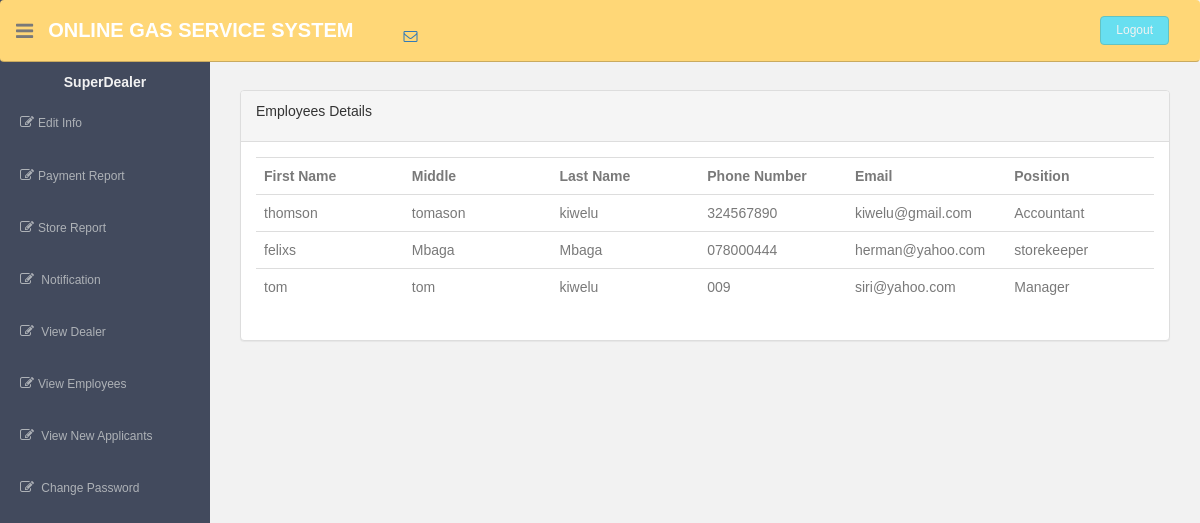
Page /index.php?p=view_employees (signed in) on the committed database.
### tables this page shows
CREATE TABLE IF NOT EXISTS `employees_tbl` (
  `ID_employee` int(11) NOT NULL AUTO_INCREMENT,
  `first_name` varchar(255) NOT NULL,
  `middle_name` varchar(255) NOT NULL,
  `last_name` varchar(255) NOT NULL,
  `gender` varchar(255) NOT NULL,
  `age` int(11) NOT NULL,
  `nationality` varchar(255) NOT NULL,
  `p_number` varchar(20) NOT NULL,
  `email` varchar(255) NOT NULL,
  `position` varchar(255) NOT NULL,
  `create_time` timestamp NOT NULL DEFAULT CURRENT_TIMESTAMP,
  PRIMARY KEY (`ID_employee`)
);

### index.php (called while the page is built, shortened)
<?php
require ("includes/template.php");
?>

### pages/view_employees_spd.php (the view, shortened to what this page needs)
<?php
require ("database/connection.php");
	$sql = " SELECT * FROM employees_tbl";
	echo "
	<div class='col-md-12'>
		<div class='panel panel-default'>
			<div class='panel-heading'>
				<p>Employees Details</p>
			</div>
			<div class='panel-body'>
				<div class='table-responsive'>
					<table class='table table-hover'>
						<tr>
							<th width='15%'>First Name</th>
							<th width='15%'>Middle</th>
							<th width='15%'>Last Name</th>
							<th width='15%'>Phone Number</th>
							<th width='15%'>Email</th>
							<th width='15%'>Position</th>
						</tr>
	";
	$result = mysqli_query($connection,$sql);
	$num = mysqli_num_rows($result);
	if ($num > 0) {
		while ($row =mysqli_fetch_array($result)) {
			echo "
			<tr>
				<td>".$row["first_name"]."</td>
				<td>".$row["middle_name"]."</td>
				<td>".$row["last_name"]."</td>
				<td>".$row["p_number"]."</td>
				<td>".$row["email"]."</td>
				<td>".$row["position"]."</td>
			";
?>
			</tr>
<?php
		}
	}
	echo"
				</table>
			</div>
		</div>
	</div>
	";
?>

### rows in the picture
employees_tbl: first_name "thomson", middle_name "tomason", last_name "kiwelu", p_number "324567890", email "kiwelu@gmail.com", position "Accountant"
employees_tbl: first_name "felixs", middle_name "Mbaga", last_name "Mbaga", p_number "078000444", email "herman@yahoo.com", position "storekeeper"
employees_tbl: first_name "tom", middle_name "tom", last_name "kiwelu", p_number "009", email "siri@yahoo.com", position "Manager"

### other values in the picture
$_SESSION["level"] "SuperDealer"
